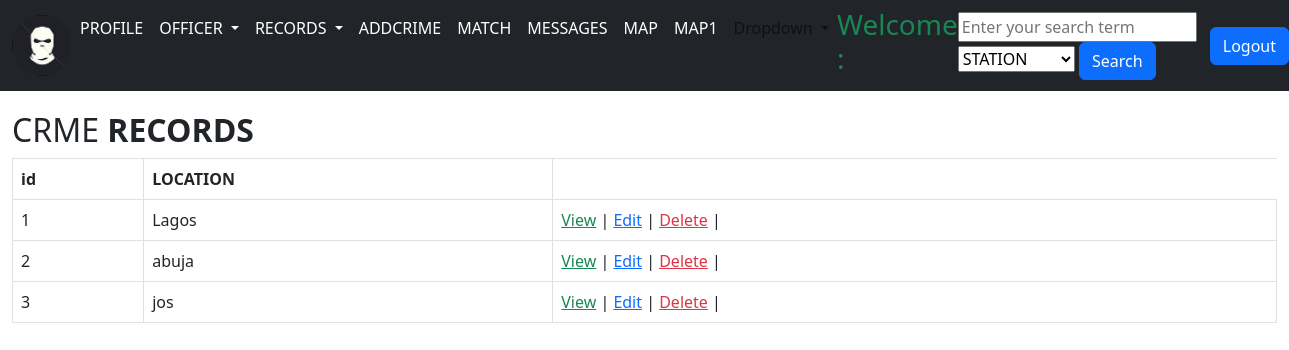
The app's page /station with its own data.
### models.py (models this page shows, shortened)
class Location(db.Model):
    id = db.Column(db.Integer, primary_key=True)
    name = db.Column(db.String(50))
    latitude = db.Column(db.Float)
    longitude = db.Column(db.Float)
    station_crimerecord = db.relationship('Crimerecords', foreign_keys='Crimerecords.station', backref='station_id')
    station_user = db.relationship('User', foreign_keys='User.station', backref='station_id')

### app.py (the view)
@app.route('/station')
def station():
    return render_template('station.html', station= Location.query.all())

### Templates/station.html (shortened to what this page needs)
{% extends 'base.html' %}
{% block content %}
<!DOCTYPE html>
<html>
<head>
</head>
<body>
    <div class="container-fluid" add style="overflow-y:scroll">
        <div class="table-wrapper">
            <div class="table-title">
                <div class="row">
                    <div class="col-sm-8"><h2>CRME <b>RECORDS</b></h2></div>
                </div>
            </div>
            <table class="table table-bordered">
                <thead>
					<tr>
			<th>id</th>
			<th>LOCATION</th>
		</tr>
	</thead>
	<tbody>
		{% for data in station %}
		<tbody>
			<td>{{data["id"]}}</td>
			<td>{{data["name"]}}</td>
			<td>
				<a href="{{ url_for('details_crime', id=data['id']) }}" class="text-success"> View</a> |
				<a href="{{ url_for('edit_crime', id=data['id']) }}" class="text-primary"> Edit</a> |
				<a href="{{ url_for('deletecrme', id=data['id']) }}" class="text-danger"> Delete</a> |
		</td>
	{% endfor %}
</tbody>
</table>
</div>
</div>
</body>
</html>
{% endblock %}

### static/css/navbar.css (style rules this page uses)
body { padding-bottom: 20px; }

### records on screen
Location: id "1", name "Lagos"
Location: id "2", name "abuja"
Location: id "3", name "jos"
